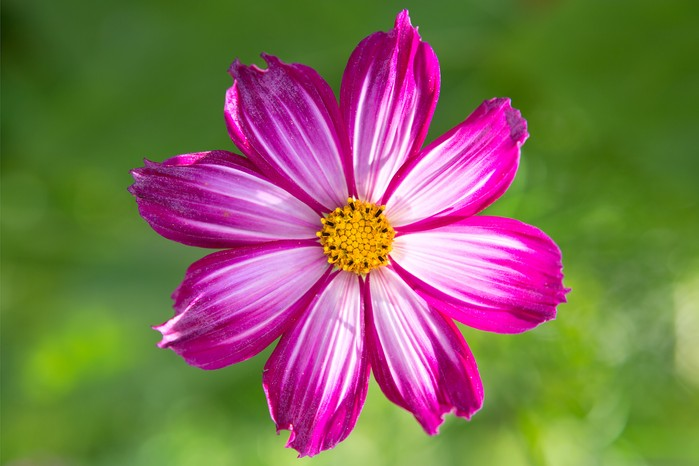
#> input picture lab9/flower.jpg, 699 x 466 px
$ python lab9.py
#> lines starting #> are read from the running program, lines starting #| are printed output that depends on the picture
import numpy as np
import cv2

# Нормализованное евклидовое расстояние между пикселями
def g(x, y):
   diff = np.sqrt(np.sum((x - y) ** 2)) / np.sqrt(3)
   return max(0, 1 - diff)

# [62 lines left out: functions growcut, draw_seeds, apply_mask, not called in this run]

if __name__ == "__main__":
    image = cv2.imread("flower.jpg", cv2.IMREAD_GRAYSCALE)
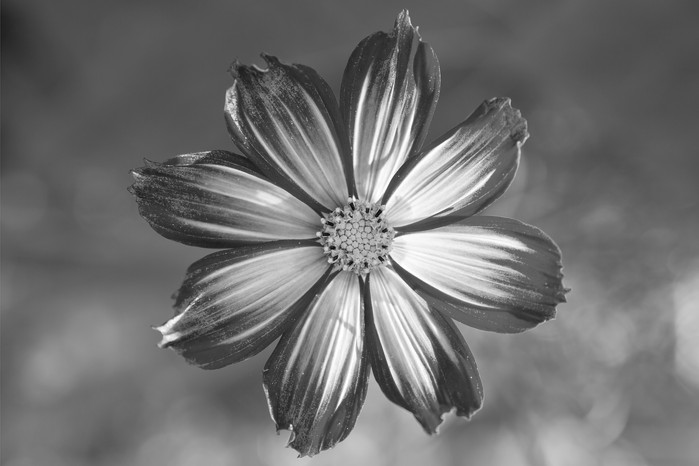
#> image: shape (466, 699); min 7, max 255, mean 112.6
    image = cv2.resize(image, (200, 200))
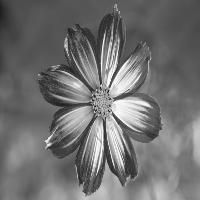
#> image: shape (200, 200); min 17, max 255, mean 112.5
    label = np.zeros(image.shape)
    strength = np.zeros(image.shape)
    drawing = False
    current_label = 1
    display_image = cv2.imread("flower.jpg")
#> display_image is the input picture: shape (466, 699, 3); mean B, G, R 85.3, 109.9, 128.1
    display_image = cv2.resize(display_image, (200, 200))
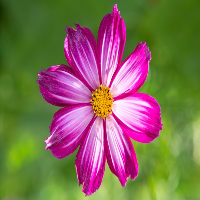
#> display_image: shape (200, 200, 3); mean B, G, R 85.2, 109.8, 128

    cv2.namedWindow("Draw Seeds")
    cv2.setMouseCallback("Draw Seeds", draw_seeds)

    while True:
        cv2.imshow("Draw Seeds", display_image)
        key = cv2.waitKey(1) & 0xFF
#> (key Esc is pressed here)

        if key == ord('o'):
            current_label = 1
            print("Switched to Object (Green)")

        elif key == ord('b'):
            current_label = -1
            print("Switched to Background (Red)")

        elif key == ord('s'):
            break

    state = np.dstack((label, strength))
    segmented = growcut(image, state)
    image = cv2.imread("flower.jpg")
    image = cv2.resize(image, (200,200))
    result = apply_mask(image, segmented)
    cv2.imwrite("withmask.jpg", result)
